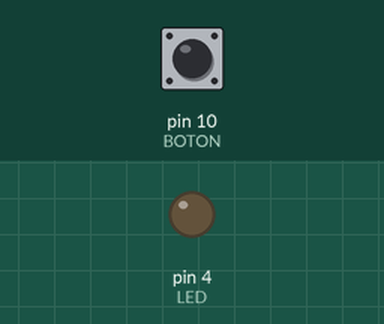
The sketch below on a simulated Arduino Uno, built with avr-gcc and run on an emulated ATmega328P. Shown: output pins drawn as LEDs (lit = HIGH). The inputs (shaded band) are chosen by the test bench; at power-on: pin 10 (BOTON) LOW.

Above: at 1.2 s.
1.3 s: pin 10 (BOTON) pulled HIGH for 0.15 s
At 1.37 s:
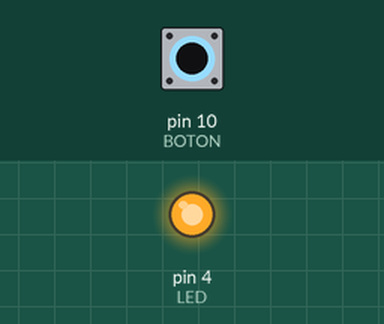
2.9 s: pin 10 (BOTON) pulled HIGH for 3.2 s
At 7.4 s:
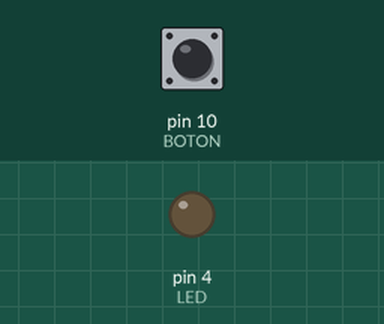
Timing chart, 0 to 8.9 s (numbered marks = the images above; inputs shaded):
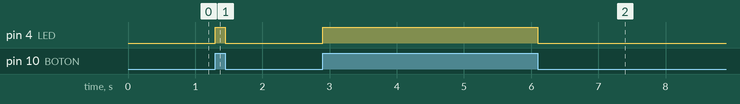

Measured:
- after the input at 1.3 s, pin 4 (LED): LOW → HIGH at once, → LOW 0.15 s later
- after the input at 2.9 s, pin 4 (LED): LOW → HIGH at once, → LOW 3.2 s later

The sketch:

Boton_apaga_enciende_tu_prima.ino
```cpp
/* Copiado del repositorio de Javier Reverte.
   20/04/2021
 *
 */


const int LED=4;
const int BOTON=10;
int val;
void setup(){
pinMode(LED,OUTPUT);
pinMode(BOTON,INPUT);
}
void loop(){
val=digitalRead(BOTON);
if  (val==HIGH){
digitalWrite(LED,HIGH);
}
else { digitalWrite(LED,LOW);
}
}
```
